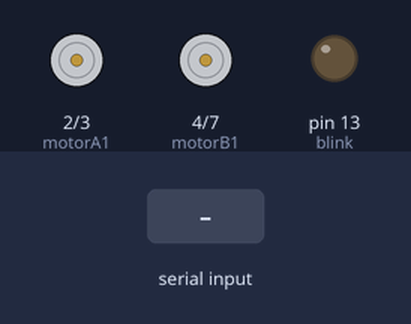
Simulated run of this sketch. Board: Arduino Uno, built with avr-gcc and run on an emulated ATmega328P. Parts: motor-driver pin pairs drawn as motors (green arrow = first pin HIGH = forward, orange = second pin HIGH = backward, longer = more drive, scaled by the enable pin), output pins drawn as LEDs (lit = HIGH). Inputs (shaded band) come from the test bench.

Above: at 1.2 s.
1.3 s: "5" received over Serial
2.8 s: byte 66 ('B') received over Serial
At 4.0 s:
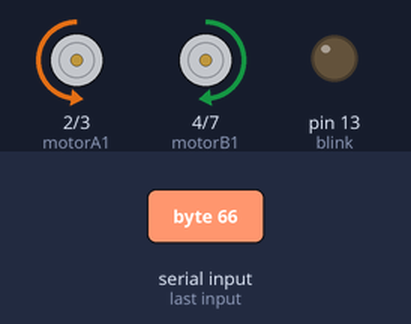
4.3 s: byte 76 ('L') received over Serial
At 5.1 s:
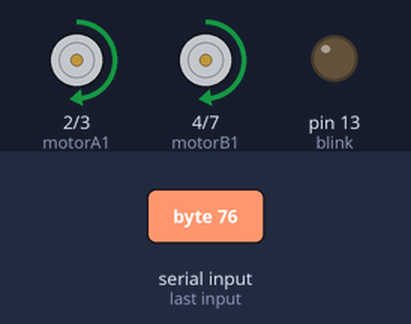
5.8 s: byte 82 ('R') received over Serial
At 6.3 s:
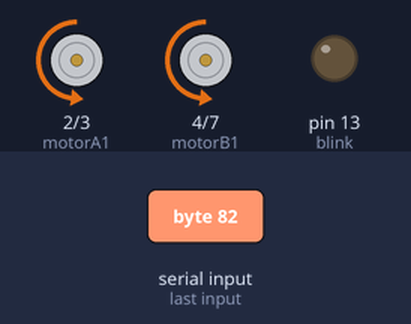
7.3 s: "0" received over Serial
At 8.5 s:
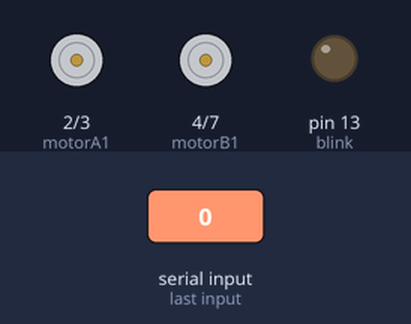
8.8 s: "8" received over Serial
At 9.8 s:
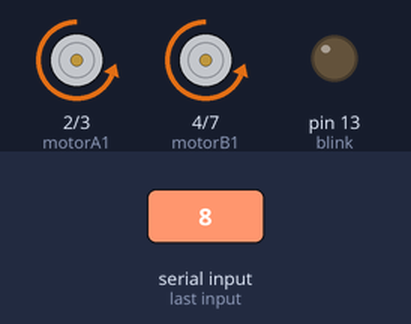
Timing chart, 0 to 11.3 s (numbered marks = the images above; inputs shaded):
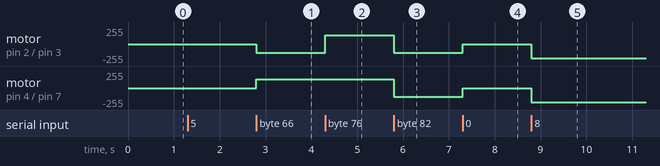

Measured:
- after the input at 2.8 s, motor on pin 2 (motorA1) / pin 3 (motorA2): stopped → backward 130/255 at once; motor on pin 4 (motorB1) / pin 7 (motorB2): stopped → forward 130/255 at once
- after the input at 4.3 s, motor on pin 2 (motorA1) / pin 3 (motorA2): backward 130/255 → forward 130/255 at once
- after the input at 5.8 s, motor on pin 2 (motorA1) / pin 3 (motorA2), motor on pin 4 (motorB1) / pin 7 (motorB2): forward 130/255 → backward 130/255 at once
- after the input at 7.3 s, motor on pin 2 (motorA1) / pin 3 (motorA2), motor on pin 4 (motorB1) / pin 7 (motorB2): backward 130/255 → stopped at once
- after the input at 8.8 s, motor on pin 2 (motorA1) / pin 3 (motorA2), motor on pin 4 (motorB1) / pin 7 (motorB2): stopped → backward 210/255 at once

The sketch:

Btcar.ino
```cpp
const int motorASpeed = 5;
const int motorA1 = 2;
const int motorA2 = 3;
const int motorB1 = 4;
const int motorB2 = 7;
const int motorBSpeed = 6;

const int trigPin = 9;
const int echoPin = 8;
int duration, distance;

const int blink = 13;

int state;
int vSpeed = 255;

void setup() {
  pinMode(motorA1, OUTPUT);
  pinMode(motorA2, OUTPUT);
  pinMode(motorB1, OUTPUT);
  pinMode(motorB2, OUTPUT);
  pinMode(motorASpeed, OUTPUT);
  pinMode(motorBSpeed, OUTPUT);

  pinMode(trigPin, OUTPUT);
  pinMode(echoPin, INPUT);

  pinMode(blink, OUTPUT);
  Serial.begin(9600);
}

void left() {
  digitalWrite(motorA1, HIGH);
  digitalWrite(motorA2, LOW);
  digitalWrite(motorB1, HIGH);
  digitalWrite(motorB2, LOW);
}

void right() {
  digitalWrite(motorA1, LOW);
  digitalWrite(motorA2, HIGH);

  digitalWrite(motorB1, LOW);
  digitalWrite(motorB2, HIGH);
}

void backward() {
  digitalWrite(motorA1, LOW);
  digitalWrite(motorA2, HIGH);
  digitalWrite(motorB1, HIGH);
  digitalWrite(motorB2, LOW);
}

void forward() {
  digitalWrite(motorA1, HIGH);
  digitalWrite(motorA2, LOW);
  digitalWrite(motorB1, LOW);
  digitalWrite(motorB2, HIGH);
}

void stopMotors() {
  digitalWrite(motorA1, LOW);
  digitalWrite(motorA2, LOW);
  digitalWrite(motorB1, LOW);
  digitalWrite(motorB2, LOW);
}

int getDistance() {
  // digitalWrite(trigPin, LOW);
  // delayMicroseconds(2);
  // digitalWrite(trigPin, HIGH);
  // delayMicroseconds(10);
  // digitalWrite(trigPin, LOW);
  // duration = pulseIn(echoPin, HIGH);
  // distance = (duration * 0.0343) / 2;
  // return distance;

  // digitalWrite(trigPin, LOW);
  // delayMicroseconds(2);
  // digitalWrite(trigPin, HIGH);
  // delayMicroseconds(10);
  // digitalWrite(trigPin, LOW);

  // duration = pulseIn(echoPin, HIGH);
  // distance = (duration * .0343) / 2;
  // Serial.print("Distance: ");
  // Serial.println(distance);
  // delay(100);
  //return distanceCm;
}

void loop() {
  if (Serial.available() > 0) {
    state = Serial.read();

    switch (state) {
      case '0': vSpeed = 0; break;
      case '5': vSpeed = 130; break;
      case '6': vSpeed = 160; break;
      case '7': vSpeed = 190; break;
      case '8': vSpeed = 210; break;
      case '9': vSpeed = 230; break;
      case 'q': vSpeed = 255; break;
    }

    analogWrite(motorASpeed, vSpeed);
    analogWrite(motorBSpeed, vSpeed);
  }

  if (state == 'W') {
    digitalWrite(13, HIGH);
  }
  if (state == 'w') {
    digitalWrite(13, LOW);
  }
  if (state == 'F') forward();
  if (state == 'B') backward();
  if (state == 'L') left();
  if (state == 'R') right();
  if (state == 'S') stopMotors();
}
```
